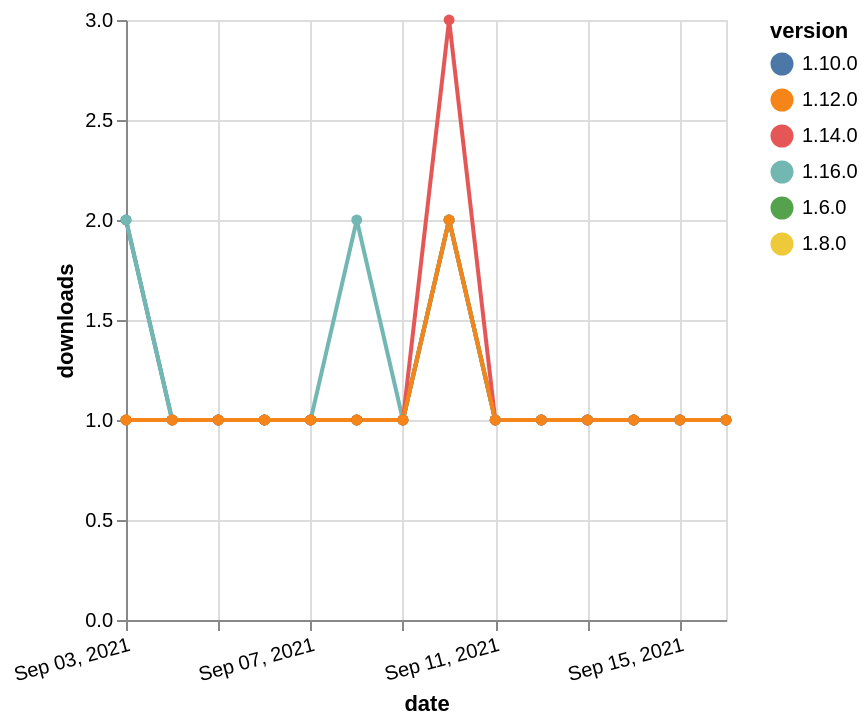

Write a Vega-Lite specification for this figure.
### Vega-Lite specification from a JSON file in a GitHub repository (floating-point values rounded to 4 significant figures)
{"$schema": "https://vega.github.io/schema/vega-lite/v5.json", "description": "A simple bar chart with embedded data.", "data": {"values": [{"date": "2021-09-03", "total": 247, "delta": 1, "version": "1.6.0"}, {"date": "2021-09-04", "total": 248, "delta": 1, "version": "1.6.0"}, {"date": "2021-09-05", "total": 249, "delta": 1, "version": "1.6.0"}, {"date": "2021-09-06", "total": 250, "delta": 1, "version": "1.6.0"}, {"date": "2021-09-07", "total": 251, "delta": 1, "version": "1.6.0"}, {"date": "2021-09-08", "total": 252, "delta": 1, "version": "1.6.0"}, {"date": "2021-09-09", "total": 253, "delta": 1, "version": "1.6.0"}, {"date": "2021-09-10", "total": 255, "delta": 2, "version": "1.6.0"}, {"date": "2021-09-11", "total": 256, "delta": 1, "version": "1.6.0"}, {"date": "2021-09-12", "total": 257, "delta": 1, "version": "1.6.0"}, {"date": "2021-09-13", "total": 258, "delta": 1, "version": "1.6.0"}, {"date": "2021-09-14", "total": 259, "delta": 1, "version": "1.6.0"}, {"date": "2021-09-15", "total": 260, "delta": 1, "version": "1.6.0"}, {"date": "2021-09-16", "total": 261, "delta": 1, "version": "1.6.0"}, {"date": "2021-09-03", "total": 193, "delta": 1, "version": "1.8.0"}, {"date": "2021-09-04", "total": 194, "delta": 1, "version": "1.8.0"}, {"date": "2021-09-05", "total": 195, "delta": 1, "version": "1.8.0"}, {"date": "2021-09-06", "total": 196, "delta": 1, "version": "1.8.0"}, {"date": "2021-09-07", "total": 197, "delta": 1, "version": "1.8.0"}, {"date": "2021-09-08", "total": 198, "delta": 1, "version": "1.8.0"}, {"date": "2021-09-09", "total": 199, "delta": 1, "version": "1.8.0"}, {"date": "2021-09-10", "total": 201, "delta": 2, "version": "1.8.0"}, {"date": "2021-09-11", "total": 202, "delta": 1, "version": "1.8.0"}, {"date": "2021-09-12", "total": 203, "delta": 1, "version": "1.8.0"}, {"date": "2021-09-13", "total": 204, "delta": 1, "version": "1.8.0"}, {"date": "2021-09-14", "total": 205, "delta": 1, "version": "1.8.0"}, {"date": "2021-09-15", "total": 206, "delta": 1, "version": "1.8.0"}, {"date": "2021-09-16", "total": 207, "delta": 1, "version": "1.8.0"}, {"date": "2021-09-03", "total": 188, "delta": 2, "version": "1.10.0"}, {"date": "2021-09-04", "total": 189, "delta": 1, "version": "1.10.0"}, {"date": "2021-09-05", "total": 190, "delta": 1, "version": "1.10.0"}, {"date": "2021-09-06", "total": 191, "delta": 1, "version": "1.10.0"}, {"date": "2021-09-07", "total": 192, "delta": 1, "version": "1.10.0"}, {"date": "2021-09-08", "total": 193, "delta": 1, "version": "1.10.0"}, {"date": "2021-09-09", "total": 194, "delta": 1, "version": "1.10.0"}, {"date": "2021-09-10", "total": 196, "delta": 2, "version": "1.10.0"}, {"date": "2021-09-11", "total": 197, "delta": 1, "version": "1.10.0"}, {"date": "2021-09-12", "total": 198, "delta": 1, "version": "1.10.0"}, {"date": "2021-09-13", "total": 199, "delta": 1, "version": "1.10.0"}, {"date": "2021-09-14", "total": 200, "delta": 1, "version": "1.10.0"}, {"date": "2021-09-15", "total": 201, "delta": 1, "version": "1.10.0"}, {"date": "2021-09-16", "total": 202, "delta": 1, "version": "1.10.0"}, {"date": "2021-09-03", "total": 119, "delta": 2, "version": "1.16.0"}, {"date": "2021-09-04", "total": 120, "delta": 1, "version": "1.16.0"}, {"date": "2021-09-05", "total": 121, "delta": 1, "version": "1.16.0"}, {"date": "2021-09-06", "total": 122, "delta": 1, "version": "1.16.0"}, {"date": "2021-09-07", "total": 123, "delta": 1, "version": "1.16.0"}, {"date": "2021-09-08", "total": 125, "delta": 2, "version": "1.16.0"}, {"date": "2021-09-09", "total": 126, "delta": 1, "version": "1.16.0"}, {"date": "2021-09-10", "total": 128, "delta": 2, "version": "1.16.0"}, {"date": "2021-09-11", "total": 129, "delta": 1, "version": "1.16.0"}, {"date": "2021-09-12", "total": 130, "delta": 1, "version": "1.16.0"}, {"date": "2021-09-13", "total": 131, "delta": 1, "version": "1.16.0"}, {"date": "2021-09-14", "total": 132, "delta": 1, "version": "1.16.0"}, {"date": "2021-09-15", "total": 133, "delta": 1, "version": "1.16.0"}, {"date": "2021-09-16", "total": 134, "delta": 1, "version": "1.16.0"}, {"date": "2021-09-03", "total": 185, "delta": 1, "version": "1.14.0"}, {"date": "2021-09-04", "total": 186, "delta": 1, "version": "1.14.0"}, {"date": "2021-09-05", "total": 187, "delta": 1, "version": "1.14.0"}, {"date": "2021-09-06", "total": 188, "delta": 1, "version": "1.14.0"}, {"date": "2021-09-07", "total": 189, "delta": 1, "version": "1.14.0"}, {"date": "2021-09-08", "total": 190, "delta": 1, "version": "1.14.0"}, {"date": "2021-09-09", "total": 191, "delta": 1, "version": "1.14.0"}, {"date": "2021-09-10", "total": 194, "delta": 3, "version": "1.14.0"}, {"date": "2021-09-11", "total": 195, "delta": 1, "version": "1.14.0"}, {"date": "2021-09-12", "total": 196, "delta": 1, "version": "1.14.0"}, {"date": "2021-09-13", "total": 197, "delta": 1, "version": "1.14.0"}, {"date": "2021-09-14", "total": 198, "delta": 1, "version": "1.14.0"}, {"date": "2021-09-15", "total": 199, "delta": 1, "version": "1.14.0"}, {"date": "2021-09-16", "total": 200, "delta": 1, "version": "1.14.0"}, {"date": "2021-09-03", "total": 165, "delta": 1, "version": "1.12.0"}, {"date": "2021-09-04", "total": 166, "delta": 1, "version": "1.12.0"}, {"date": "2021-09-05", "total": 167, "delta": 1, "version": "1.12.0"}, {"date": "2021-09-06", "total": 168, "delta": 1, "version": "1.12.0"}, {"date": "2021-09-07", "total": 169, "delta": 1, "version": "1.12.0"}, {"date": "2021-09-08", "total": 170, "delta": 1, "version": "1.12.0"}, {"date": "2021-09-09", "total": 171, "delta": 1, "version": "1.12.0"}, {"date": "2021-09-10", "total": 173, "delta": 2, "version": "1.12.0"}, {"date": "2021-09-11", "total": 174, "delta": 1, "version": "1.12.0"}, {"date": "2021-09-12", "total": 175, "delta": 1, "version": "1.12.0"}, {"date": "2021-09-13", "total": 176, "delta": 1, "version": "1.12.0"}, {"date": "2021-09-14", "total": 177, "delta": 1, "version": "1.12.0"}, {"date": "2021-09-15", "total": 178, "delta": 1, "version": "1.12.0"}, {"date": "2021-09-16", "total": 179, "delta": 1, "version": "1.12.0"}]}, "width": "container", "mark": {"type": "line", "point": {"filled": true}}, "encoding": {"x": {"field": "date", "type": "temporal", "timeUnit": "yearmonthdate", "title": "date", "axis": {"labelAngle": -15}}, "y": {"field": "delta", "type": "quantitative", "title": "downloads"}, "color": {"field": "version", "type": "nominal"}, "tooltip": {"field": "delta"}}}
